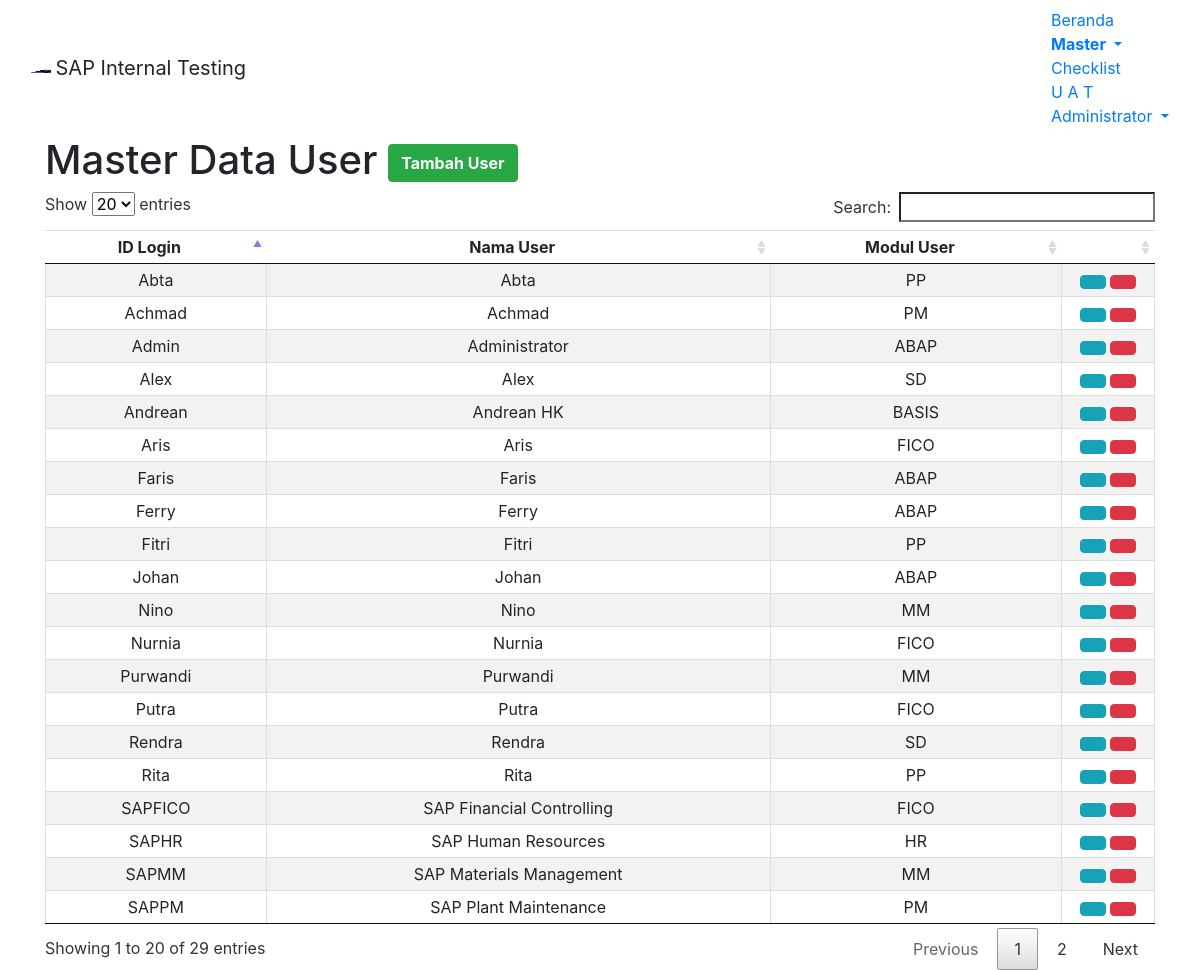
Screenshot of /module/home/m-user.php (signed in) with the database file from the repository.
### tables this page shows
CREATE TABLE `user` (
  `userno` int(4) NOT NULL,
  `userid` varchar(255) NOT NULL,
  `userpwd` varchar(255) NOT NULL,
  `userlname` varchar(255) NOT NULL,
  `usermodul` varchar(255) DEFAULT NULL,
  `chg_by` varchar(255) DEFAULT NULL,
  `chg_date` datetime DEFAULT NULL
);

### module/home/m-user.php (the view, shortened to what this page needs)
<!DOCTYPE html>
<?php
	$root = "../../";
?>
 <html lang="en-US">
<head>
<link href="<?php echo $root; ?>assets/css/bootstrap.min.css" rel="stylesheet">
<link href="<?php echo $root; ?>assets/datatables/media/css/jquery.dataTables.min.css" rel="stylesheet">
<link href="<?php echo $root; ?>assets/bs-select/css/bootstrap-select.min.css" rel="stylesheet">
<body>
	<nav class="navbar navbar-default">
	  <div class="container-fluid">
		<div class="navbar-header">
		  <img alt="Samator" class="navbar-text" src="<?php echo $root; ?>assets/images/s-logo.png" width="20" height="20">
		  <a class="navbar-brand">SAP Internal Testing</a>
		</div>
		<ul class="nav navbar-nav navbar-right">
			<li><a href="<?php echo $root; ?>module/home/home.php">Beranda</a></li>
			<li class="dropdown active">
				<a class="dropdown-toggle" data-toggle="dropdown" href="#"><b>Master
				<span class="caret"></span></b></a>
			</li>
			<li><a href="<?php echo $root; ?>module/home/checklist.php">Checklist</a></li>
			<li><a href="<?php echo $root; ?>module/home/uat.php">U A T</a></li>
			<li class="dropdown">
				<a class="dropdown-toggle" data-toggle="dropdown" href="#"><span class="glyphicon glyphicon-user" aria-hidden="true"></span>
				<?php echo $_SESSION["longname"]; ?>
				<span class="caret"></span></a>
			</li>
		</ul>
	  </div>
	</nav>
	<div class="container container-fluid">
		<h1>Master Data User
			<?php
				if ($_SESSION['modul']=="ABAP" || $_SESSION['modul']=="BASIS")
				{
			?>
			<button type="button" class="btn btn-success pull-right" data-toggle="modal" data-target="#modaladduser"><span class="glyphicon glyphicon-plus"></span> <b>Tambah User</b></button>
			<?php
				}
				else
				{
				}
			?>
		</h1>
	</div>
	<div class="container container-fluid">
		<table id="tableUser" class="table table-hover text-center table-striped compact cell-border">
			<thead>
				<tr>
					<td><b>ID Login</b></td>
					<td><b>Nama User</b></td>
					<td><b>Modul User</b></td>
					<?php if ($_SESSION['modul']=="ABAP" || $_SESSION['modul']=="BASIS") { ?>
					<td class="col-md-1"></td>
					<?php } else {} ?>
				</tr>
			</thead>
			<tbody data-link="row">
			<?php
				$con = mysqli_connect("localhost","root","","saptest");
				$query = "SELECT * FROM user";
				$result = mysqli_query($con,$query);
				while($row = mysqli_fetch_array($result,MYSQLI_ASSOC))
				{
					echo "<tr>";
						echo "<td style:'border=1px solid black'>".$row['userid']."</td>";
						echo "<td style:'border=1px solid black'>".$row['userlname']."</td>";
						echo "<td style:'border=1px solid black'>".$row['usermodul']."</td>";
						if ($_SESSION['modul']=="ABAP" || $_SESSION['modul']=="BASIS")
						{
			?>
							<td><a type='button' class='btn btn-info btn-xs' data-toggle='modal' href="#modalEditUser<?php echo $row['userid']; ?>"><span class='glyphicon glyphicon-pencil'></span></a>
							<a type='button' class='btn btn-danger btn-xs' data-toggle='modal' href="#modalDelUser<?php echo $row['userid']; ?>"><span class='glyphicon glyphicon-trash'></span></a></td>
			<?php
						}
						else
						{
						}
					echo "</tr>";
				}
			?>
			</tbody>
		</table>
	</div>
</body>

### rows the page displays
user: userid "Admin", userlname "Administrator", usermodul "ABAP"
user: userid "Andrean", userlname "Andrean HK", usermodul "BASIS"
user: userid "SAPFICO", userlname "SAP Financial Controlling", usermodul "FICO"
user: userid "SAPMM", userlname "SAP Materials Management", usermodul "MM"
user: userid "SAPPM", userlname "SAP Plant Maintenance", usermodul "PM"
user: userid "SAPHR", userlname "SAP Human Resources", usermodul "HR"
user: userid "Ferry", userlname "Ferry", usermodul "ABAP"
user: userid "Faris", userlname "Faris", usermodul "ABAP"
user: userid "Johan", userlname "Johan", usermodul "ABAP"
user: userid "Nurnia", userlname "Nurnia", usermodul "FICO"
user: userid "Putra", userlname "Putra", usermodul "FICO"
user: userid "Aris", userlname "Aris", usermodul "FICO"
user: userid "Purwandi", userlname "Purwandi", usermodul "MM"
user: userid "Nino", userlname "Nino", usermodul "MM"
user: userid "Achmad", userlname "Achmad", usermodul "PM"
user: userid "Rita", userlname "Rita", usermodul "PP"
user: userid "Fitri", userlname "Fitri", usermodul "PP"
user: userid "Abta", userlname "Abta", usermodul "PP"
user: userid "Rendra", userlname "Rendra", usermodul "SD"
user: userid "Alex", userlname "Alex", usermodul "SD"

### other values shown
$_SESSION["longname"] "Administrator"
